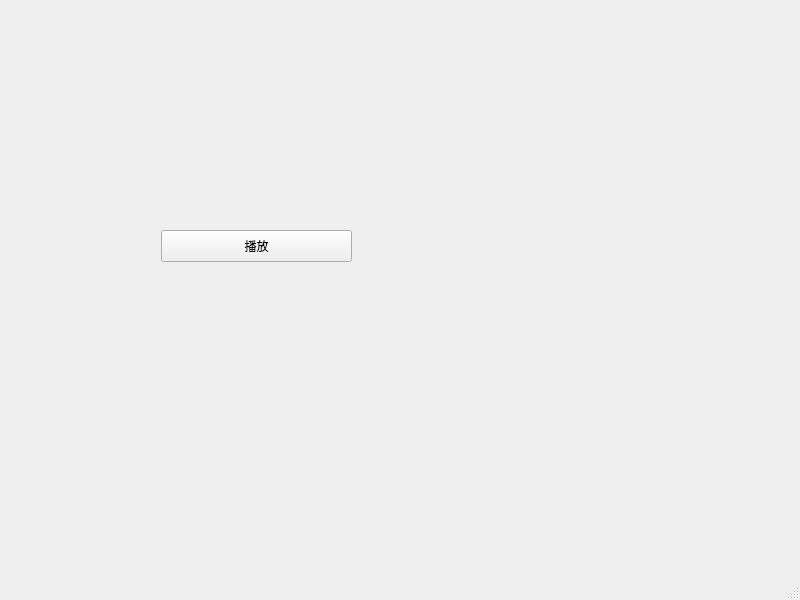
<?xml version="1.0" encoding="UTF-8"?>
<ui version="4.0">
 <class>MainWindow</class>
 <widget class="QMainWindow" name="MainWindow">
  <property name="geometry">
   <rect>
    <x>0</x>
    <y>0</y>
    <width>800</width>
    <height>600</height>
   </rect>
  </property>
  <property name="windowTitle">
   <string>MainWindow</string>
  </property>
  <widget class="QWidget" name="centralwidget">
   <widget class="QPushButton" name="playBtn">
    <property name="geometry">
     <rect>
      <x>161</x>
      <y>230</y>
      <width>191</width>
      <height>32</height>
     </rect>
    </property>
    <property name="text">
     <string>播放</string>
    </property>
   </widget>
  </widget>
  <widget class="QMenuBar" name="menubar">
   <property name="geometry">
    <rect>
     <x>0</x>
     <y>0</y>
     <width>800</width>
     <height>21</height>
    </rect>
   </property>
  </widget>
  <widget class="QStatusBar" name="statusbar"/>
 </widget>
 <resources/>
 <connections/>
</ui>
